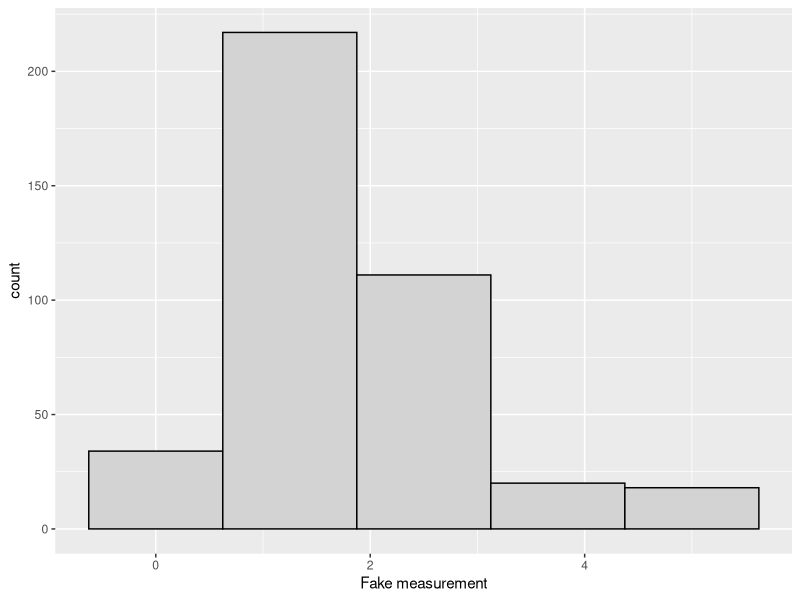
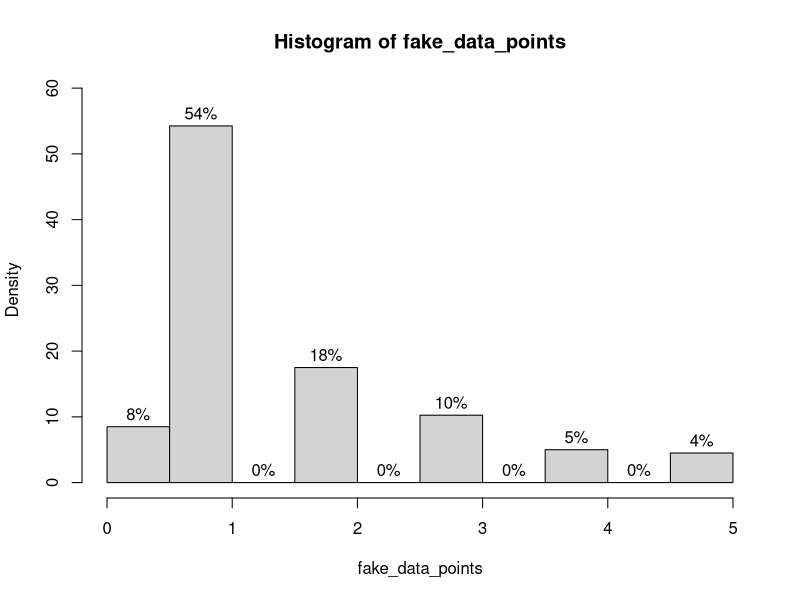

Source code (R) for these figures, in order:
## ---- chunk 1
knitr::opts_chunk$set(echo = TRUE)
## ---- chunk 2
possible_outcomes <- c(0, 1, 2, 3, 4, 5)
outcome_probabilities <- c(0.1, 0.5, 0.2, 0.1, 0.05, 0.05)
n_data_points <- 400
set.seed(1)
fake_data_points <- sample(possible_outcomes,
n_data_points,
replace=T,
prob=outcome_probabilities)
set.seed(NULL)
fake_data_set <- tibble::data_frame(`Fake measurement`=fake_data_points)

## ---- chunk 3
ggplot2::ggplot(fake_data_set, ggplot2::aes(x=`Fake measurement`)) +
ggplot2::geom_histogram(bins=5, colour="black", fill="lightgrey")
## ---- chunk 4
possible_outcomes <- c(0, 1, 2, 3, 4, 5)
## ---- chunk 5
outcome_probabilities <- c(0.1, 0.5, 0.2, 0.1, 0.05, 0.05)
## ---- chunk 6
n_data_points <- 400
## ---- chunk 7
set.seed(1)
## ---- chunk 8
fake_data_points <- sample(possible_outcomes,
n_data_points,
replace=T,
prob=outcome_probabilities)

## ---- chunk 9
histPercent <- function(fake_data_points, ...) {
  H <- hist(fake_data_points, plot = FALSE)
  H$density <- with(H, 100 * density* diff(breaks)[1])
  labs <- paste(round(H$density), "%", sep="")
  plot(H, freq = FALSE, labels = labs, ylim=c(0, 1.08*max(H$density)),...)
}
histPercent(fake_data_points)
## ---- chunk 10
set.seed(NULL)
## ---- chunk 11
fake_data_set <- tibble::data_frame(`Fake measurement`=fake_data_points)
